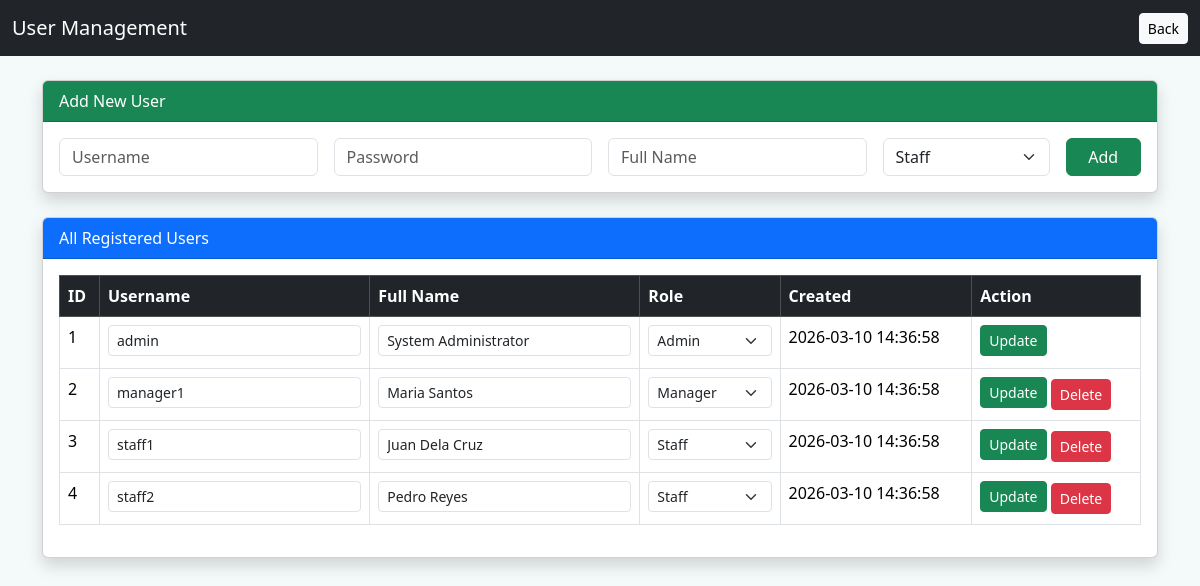
The page /manage_users.php (signed in) on the database its author committed.
### tables this page shows
CREATE TABLE users (
    user_id INT AUTO_INCREMENT PRIMARY KEY,
    username VARCHAR(50) NOT NULL UNIQUE,
    password VARCHAR(255) NOT NULL,
    full_name VARCHAR(100),
    role ENUM('admin','manager','staff') DEFAULT 'staff',
    created_at TIMESTAMP DEFAULT CURRENT_TIMESTAMP,
    last_login TIMESTAMP NULL
);

### manage_users.php (the view, shortened to what this page needs)
<?php
$conn = new mysqli("localhost", "root", "", "organic_tilapia");
$users = $conn->query("SELECT * FROM users ORDER BY created_at DESC");
?>
<!DOCTYPE html>
<html>
<head>
<link href="https://cdn.jsdelivr.net/npm/bootstrap@5.3.3/dist/css/bootstrap.min.css" rel="stylesheet">
</head>
<body style="background:#f4f9f9;">
<nav class="navbar navbar-dark bg-dark">
<div class="container-fluid">
<span class="navbar-brand">User Management</span>
<a href="admin_dashboard.php" class="btn btn-light btn-sm">Back</a>
</div>
</nav>
<div class="container mt-4">
<div class="card mb-4 shadow">
<div class="card-header bg-success text-white">
Add New User
</div>
<div class="card-body">
<form method="POST" class="row g-3">
<div class="col-md-3">
<input type="text" name="username" class="form-control"
placeholder="Username" required>
</div>
<div class="col-md-3">
<input type="password" name="password" class="form-control"
placeholder="Password" required>
</div>
<div class="col-md-3">
<input type="text" name="full_name" class="form-control"
placeholder="Full Name">
</div>
<div class="col-md-2">
<select name="role" class="form-select">
<option value="staff">Staff</option>
</select>
</div>
<div class="col-md-1">
<button type="submit" name="add_user"
class="btn btn-success w-100">
Add
</button>
</div>
</form>
</div>
</div>
<div class="card shadow">
<div class="card-header bg-primary text-white">
All Registered Users
</div>
<div class="card-body">
<table class="table table-bordered table-hover">
<thead class="table-dark">
<tr>
<th>ID</th>
<th>Username</th>
<th>Full Name</th>
<th>Role</th>
<th>Created</th>
<th>Action</th>
</tr>
</thead>
<tbody>
<?php while($row = $users->fetch_assoc()) { ?>
<tr>
<form method="POST">
<td><?php echo $row["user_id"]; ?></td>
<td>
<input type="text" name="username"
value="<?php echo $row["username"]; ?>"
class="form-control form-control-sm" required>
</td>
<td>
<input type="text" name="full_name"
value="<?php echo $row["full_name"]; ?>"
class="form-control form-control-sm">
</td>
<td>
<select name="role" class="form-select form-select-sm">
<option value="admin" <?php if($row["role"]=="admin") echo "selected"; ?>>Admin</option>
<option value="manager" <?php if($row["role"]=="manager") echo "selected"; ?>>Manager</option>
<option value="staff" <?php if($row["role"]=="staff") echo "selected"; ?>>Staff</option>
</select>
</td>
<td><?php echo $row["created_at"]; ?></td>
<td>
<button type="submit"
name="update_user"
class="btn btn-sm btn-success mb-1">
Update
</button>
<?php if($row["user_id"] != $_SESSION["user_id"]) { ?>
<a href="manage_users.php?delete=<?php echo $row["user_id"]; ?>"
class="btn btn-sm btn-danger"
onclick="return confirm('Delete this user?');">
Delete
</a>
<?php } ?>
</td>
</form>
</tr>
<?php } ?>
</tbody>
</table>
</div>
</div>
</div>
</body>
</html>

### rows shown on the page
users: user_id "1", username "admin", full_name "System Administrator", role "Admin", created_at "2026-03-10 14:36:58"
users: user_id "2", username "manager1", full_name "Maria Santos", role "Manager", created_at "2026-03-10 14:36:58"
users: user_id "3", username "staff1", full_name "Juan Dela Cruz", role "Staff", created_at "2026-03-10 14:36:58"
users: user_id "4", username "staff2", full_name "Pedro Reyes", role "Staff", created_at "2026-03-10 14:36:58"
